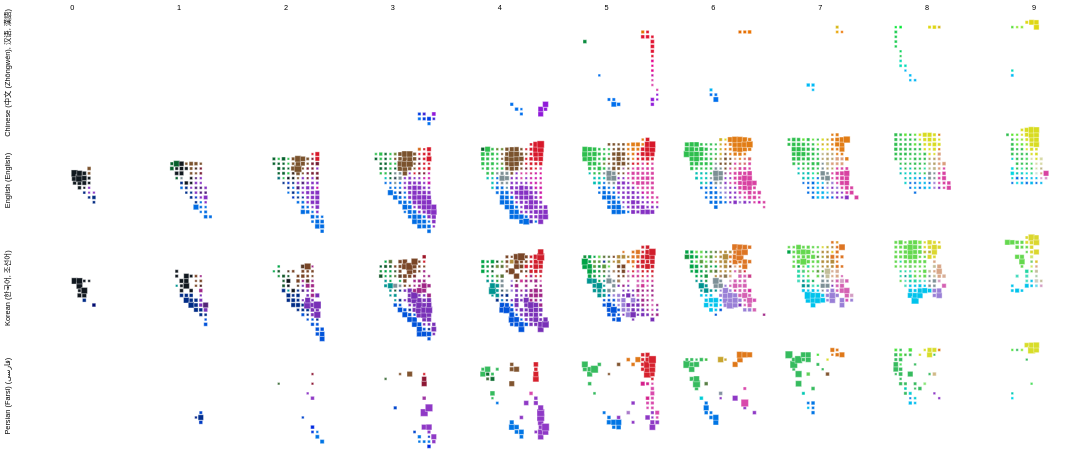

The specification (Vega-Lite) saved for this image:
### Vega-Lite specification from a JSON file in a GitHub repository (floating-point values rounded to 4 significant figures; data arrays with more than 128 entries replaced by an {"elided": "..."} marker saying what was removed)
{"$schema": "https://vega.github.io/schema/vega-lite/v3.json", "transform": [{"calculate": "datum.binA + -8", "as": "binA2"}, {"calculate": "datum.binB + -12", "as": "binB2"}, {"calculate": "10+datum.saliency", "as": "sal"}, {"calculate": "datum.lab", "as": "lab2"}], "config": {"view": {"stroke": null}, "background": "#fff"}, "facet": {"row": {"field": "lang", "type": "ordinal", "header": {"title": null}}, "column": {"field": "binL", "type": "ordinal", "header": {"title": null}}}, "spacing": {"row": -20, "column": -20}, "spec": {"height": 144, "width": 144, "selection": {"bins": {"type": "single", "fields": ["majorTerm"], "on": "mouseover"}}, "mark": {"type": "square", "strokeWidth": "0.5", "stroke": "white"}, "encoding": {"x": {"field": "binA2", "type": "ordinal", "scale": {"domain": [-12, -11, -10, -9, -8, -7, -6, -5, -4, -3, -2, -1, 0, 1, 2, 3, 4, 5, 6, 7, 8, 9]}, "axis": null}, "y": {"field": "binB2", "type": "ordinal", "scale": {"domain": [9, 8, 7, 6, 5, 4, 3, 2, 1, 0, -1, -2, -3, -4, -5, -6, -7, -8, -9, -10, -11, -12]}, "axis": null}, "detail": {"field": "majorTerm", "type": "nominal"}, "size": {"field": "maxpTC", "type": "quantitative", "scale": {"range": [9, 100], "type": "pow", "exponent": 2.5, "zero": false}, "legend": null}, "opacity": {"condition": {"selection": "bins", "value": 1}, "value": 0}, "color": {"field": "majorTerm", "type": "nominal", "scale": {"domain": {"elided": "180 str values"}, "range": {"elided": "180 str values"}}, "legend": null}, "tooltip": [{"field": "majorTerm", "type": "nominal", "title": "Max Prob. Term"}, {"field": "lab", "type": "nominal", "title": "Lab (L,a,b)"}]}, "resolve": {"scale": {"color": "independent"}}}, "data": {"values": {"elided": "2500 records"}}}
